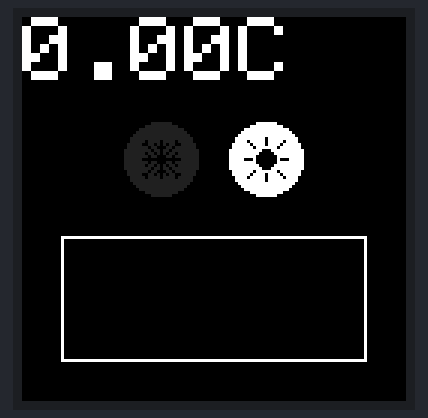
Recording of a program running on a simulated ESP32. Parts: 128×128 colour display. What the program prints to the serial monitor is not drawn.

Above: at 0.8 s.

The program:

main.cpp
```cpp
#include <Arduino.h>
#include <Adafruit_SSD1327.h>
#include <Fonts/FreeSerif24pt7b.h>
#include <SPI.h>
#include "icons.h"

#define TC77_CS 5
#define DISPLAY_CS 15
#define DISPLAY_DC 16
#define DISPLAY_RESET 4

SPIClass vspi(VSPI);
Adafruit_SSD1327 display(128, 128, &vspi, DISPLAY_DC, DISPLAY_RESET, DISPLAY_CS);

// inizializza il display
void initDisplay() {
    pinMode(DISPLAY_RESET, OUTPUT);
    digitalWrite(DISPLAY_RESET, HIGH);
    delayMicroseconds(500);
    digitalWrite(DISPLAY_RESET, LOW);
    delayMicroseconds(500);
    digitalWrite(DISPLAY_RESET, HIGH);
    delayMicroseconds(500);

    if(!display.begin(0x3D)) {
        Serial.println("Impossibile inizializzare il display");
        while(true);
    }
    Serial.println("Display inizializzato");
}

// inizializza il sensore
void initSensor() {
    pinMode(TC77_CS, OUTPUT);
    digitalWrite(TC77_CS, HIGH);
}

void setup() {
    Serial.begin(115200);

    vspi.begin();
    initDisplay();
    initSensor();

    // imposta tutto il display a nero
    display.clearDisplay();
    display.display();
}

// controlla se la temperatura è valida
// (il terzo bit da destra deve essere impostato)
bool isTemperatureValid(int16_t temperature) {
    return temperature & (1 << 2);
}

bool getTemperature(float *temperature) {
    // inizializza la transazione con il sensore
    vspi.beginTransaction(SPISettings(1000000, MSBFIRST, SPI_MODE0));
    // aspetta un attimo
    delay(10);
    // seleziona il sensore con CS
    digitalWrite(TC77_CS, LOW);
    // trasferimento di 16 bit dal sensore
    int16_t value = vspi.transfer16(0);
    // deseleziona il sensore
    digitalWrite(TC77_CS, HIGH);
    // termina la transazione
    vspi.endTransaction();

    // stampa binaria di debug
    Serial.print(value & 0xFFFC, HEX);
    Serial.println();

    // converte e assegna la temperatura al puntatore dato
    *temperature = (float)(value >> 3) * 0.0625f;
    // ritorna come output la validità della misura
    return isTemperatureValid(value);
}

// disegna icona bitmap a coordinate specifiche
void drawIcon(uint8_t startX, uint8_t startY, uint8_t *icon, bool active) {
    for(int y = 0; y < 25; y++) {
        for(int x = 0; x < 25; x++) {
            int bitIndex = y * 32 + x;
            int byteIndex = bitIndex / 8;
            int relativeBitIndex = bitIndex % 8;
            bool texel = icon[byteIndex] & (1 << (7 - relativeBitIndex));
            display.writePixel(startX + x, startY + y, texel ? (active ? 0xFFFF : 2) : 0);
        }
    }
}

// buffer del grafico sullo schermo
int plotSize = 0;
float plot[100] = { 0 };

// sposta il grafico verso sinistra
void shiftPlot() {
    for(int i = 0; i < 99; i++)
        plot[i] = plot[i + 1];
}

// aggiunge valore al grafico da destra
// e sposta il grafico se pieno
void plotValue(float value) {
    plotSize++;
    if(plotSize > 100) {
        plotSize = 100;
        shiftPlot();
    }
    plot[plotSize - 1] = value;
}

// dimensioni del grafico
#define PLOT_WIDTH 100
#define PLOT_HEIGHT 40

// disegna il grafico sullo schermo
void drawPlot() {
    int margin = (128 - PLOT_WIDTH) / 2;
    display.drawRect(margin - 1, 128 - (margin + PLOT_HEIGHT) - 1, PLOT_WIDTH + 2, PLOT_HEIGHT + 2, 0xFFFF);

    for(int i = 0; i < 100; i++) {
        display.drawPixel(margin + i, 128 - margin - plot[i], 0xFFFF);
        if(plot[i] != 0)
            display.drawFastVLine(margin + i, 128 - margin - plot[i] + 1, plot[i], 2);
    }
}

// soglie termostato
#define COOL_H 27
#define COOL_L 25
#define HEAT_H 18
#define HEAT_L 16

bool cooling = false;
bool heating = false;

// in base alla temperatura regola il termostato
void updateAC(float temperature) {
    if(temperature > COOL_H)
        cooling = true;
    if(temperature < COOL_L)
        cooling = false;
    if(temperature > HEAT_H)
        heating = false;
    if(temperature < HEAT_L)
        heating = true;
}

const float a = 0.5; // fattore costante di media
float avgTemp; // media
bool initialized = false;

float textPrintTemperature; // temperatura stampata sullo schermo
int textPrintCounter = 0; // contatore per la temperatura stampata

void loop() {
    float temperature = 0;

    // campiona la temperatura ogni 300ms e se non è valida dà errore
    if(!getTemperature(&temperature))
        Serial.println("Errore nella misurazione della temperatura: dato non valido");

    // calcola la media:
    // se non inizializzata viene inizializzata al valore iniziale
    // per evitare che cominci da 0 e abbia una curva di avvio indesiderata
    if(!initialized) {
        avgTemp = temperature;
    } else {
        avgTemp = a * (float)avgTemp + (1.0f - a) * temperature;
    }

    // stampa per teleplot
    Serial.printf(">Temp:%.2f\n", avgTemp);
    // aggiunge valore al grafico per il display
    plotValue(avgTemp);

    // aggiorna la temperatura stampata ogni 10 cicli quindi
    // ogni 3 secondi; se non inizializzata assume il valore iniziale
    // per non avere zero all'accensione
    if(!initialized)
        textPrintTemperature = avgTemp;
    textPrintCounter++;
    if(textPrintCounter == 10) {
        textPrintTemperature = avgTemp;
        textPrintCounter = 0;
    }

    // stampa della temperatura sul display
    display.clearDisplay();
    display.setTextSize(3);
    display.setCursor(0, 0);
    display.setTextColor(SSD1327_WHITE);
    display.printf("%.2fC\n", textPrintTemperature);

    updateAC(avgTemp);
    // disegna le due icone del termostato
    drawIcon(34, 35, snowflake, cooling);
    drawIcon(69, 35, sun, heating);

    // disegna il grafico sul display
    drawPlot();

    // invia il buffer al display
    display.display();

    // alla fine del primo ciclo initialized diventa true
    initialized = true;
    // ciclo ogni 300ms
    delay(300);
}
```

icons.h
```cpp
#include <stdlib.h>

uint8_t snowflake[] = {
	0b00000000, 0b01111111, 0b00000000, 0b00000000,
	0b00000001, 0b11111111, 0b11000000, 0b00000000,
	0b00000111, 0b11111111, 0b11110000, 0b00000000,
	0b00001111, 0b11111111, 0b11111000, 0b00000000,
	0b00011111, 0b11111111, 0b11111100, 0b00000000,
	0b00111111, 0b11111111, 0b11111110, 0b00000000,
	0b00111110, 0b11110111, 0b10111110, 0b00000000,
	0b01111100, 0b11010101, 0b10011111, 0b00000000,
	0b01111111, 0b01100011, 0b01111111, 0b00000000,
	0b11111111, 0b10110110, 0b11111111, 0b10000000,
	0b11111110, 0b11010101, 0b10111111, 0b10000000,
	0b11111111, 0b01100011, 0b01111111, 0b10000000,
	0b11111100, 0b00000000, 0b00011111, 0b10000000,
	0b11111111, 0b01100011, 0b01111111, 0b10000000,
	0b11111110, 0b11010101, 0b10111111, 0b10000000,
	0b11111111, 0b10110110, 0b11111111, 0b10000000,
	0b01111111, 0b01100011, 0b01111111, 0b00000000,
	0b01111100, 0b11010101, 0b10011111, 0b00000000,
	0b00111110, 0b11110111, 0b10111110, 0b00000000,
	0b00111111, 0b11111111, 0b11111110, 0b00000000,
	0b00011111, 0b11111111, 0b11111100, 0b00000000,
	0b00001111, 0b11111111, 0b11111000, 0b00000000,
	0b00000111, 0b11111111, 0b11110000, 0b00000000,
	0b00000001, 0b11111111, 0b11000000, 0b00000000,
	0b00000000, 0b01111111, 0b00000000, 0b00000000
};

uint8_t sun[] = {
	0b00000000, 0b01111111, 0b00000000, 0b00000000,
	0b00000001, 0b11111111, 0b11000000, 0b00000000,
	0b00000111, 0b11111111, 0b11110000, 0b00000000,
	0b00001111, 0b11111111, 0b11111000, 0b00000000,
	0b00011111, 0b11111111, 0b11111100, 0b00000000,
	0b00111111, 0b11110111, 0b11111110, 0b00000000,
	0b00111101, 0b11110111, 0b11011110, 0b00000000,
	0b01111110, 0b11110111, 0b10111111, 0b00000000,
	0b01111111, 0b01111111, 0b01111111, 0b00000000,
	0b11111111, 0b11100011, 0b11111111, 0b10000000,
	0b11111111, 0b11000001, 0b11111111, 0b10000000,
	0b11111111, 0b10000000, 0b11111111, 0b10000000,
	0b11111000, 0b10000000, 0b10001111, 0b10000000,
	0b11111111, 0b10000000, 0b11111111, 0b10000000,
	0b11111111, 0b11000001, 0b11111111, 0b10000000,
	0b11111111, 0b11100011, 0b11111111, 0b10000000,
	0b01111111, 0b01111111, 0b01111111, 0b00000000,
	0b01111110, 0b11110111, 0b10111111, 0b00000000,
	0b00111101, 0b11110111, 0b11011110, 0b00000000,
	0b00111111, 0b11110111, 0b11111110, 0b00000000,
	0b00011111, 0b11111111, 0b11111100, 0b00000000,
	0b00001111, 0b11111111, 0b11111000, 0b00000000,
	0b00000111, 0b11111111, 0b11110000, 0b00000000,
	0b00000001, 0b11111111, 0b11000000, 0b00000000,
	0b00000000, 0b01111111, 0b00000000, 0b00000000
};
```
